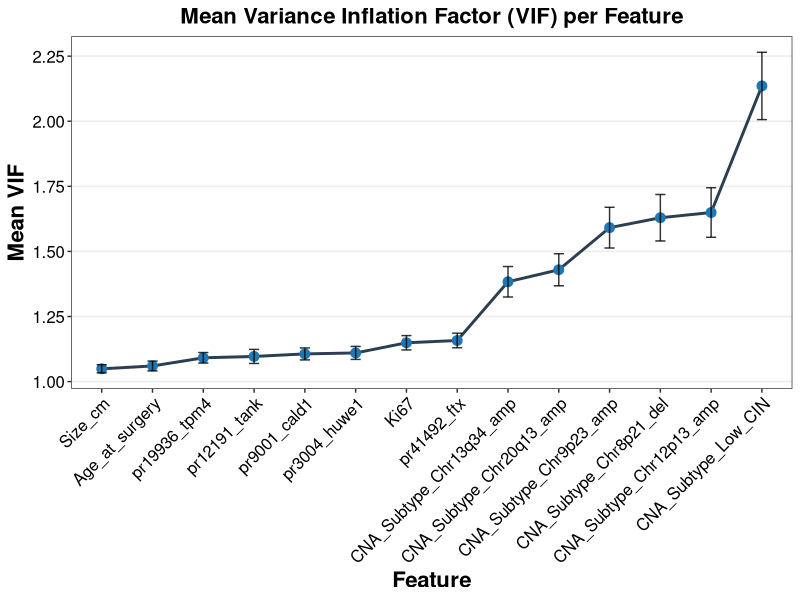
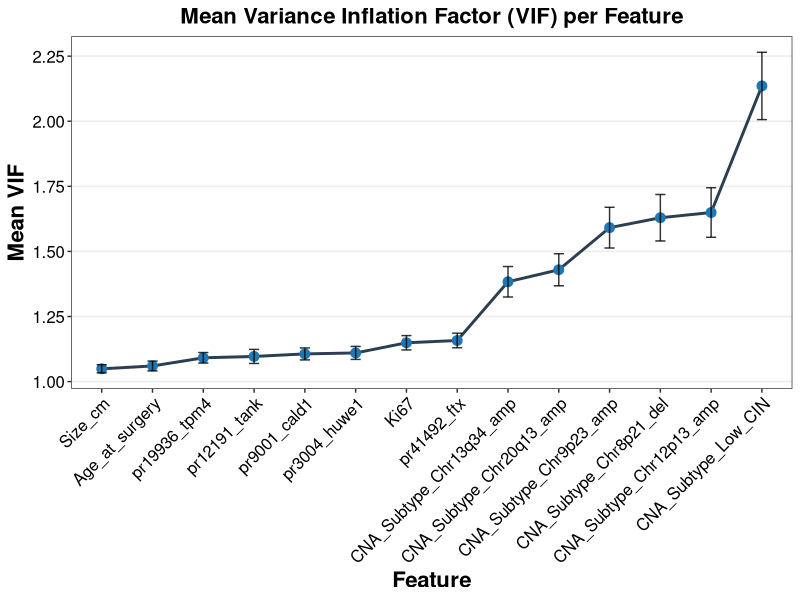

Write the R code that produced these figures, in order.
#### NOTE: This script contains the code used for calculating Mean Variance Inflation Factor (VIF) per feature & generate the Supplementary figure S5 ####

# Load required libraries
library(dplyr)
library(tidyverse)
library(ggplot2)

# Load the calculated VIF values dataframe
vif <- as.data.frame(read_csv('100_states_vif.csv'))

# Calculate the average VIF per feature
avg_vif <- aggregate(VIF ~ Feature, data = vif, FUN = mean)
sd_vif <- aggregate(VIF ~ Feature, data = vif, FUN = sd)

# Merge them together
vif_summary <- merge(avg_vif, sd_vif, by = "Feature")
colnames(vif_summary) <- c("Feature", "Mean_VIF", "SD_VIF")
vif_summary <- vif_summary[vif_summary$Feature != 'const',]  # Remove rows corresponding to constant

# Sort Feature factor levels by ascending Mean_VIF
vif_summary$Feature <- factor(vif_summary$Feature, levels = vif_summary$Feature[order(vif_summary$Mean_VIF)])

# Plot
p <- ggplot(vif_summary, aes(x = Feature, y = Mean_VIF, group = 1)) +
  geom_line(color = "#2C3E50", size = 1) +
  geom_point(size = 3, color = "#1F77B4") +
  geom_errorbar(aes(ymin = Mean_VIF - SD_VIF, ymax = Mean_VIF + SD_VIF), 
                width = 0.2, color = "black", alpha = 0.8) +
  theme_bw() +
  theme(
    axis.text.x = element_text(angle = 45, hjust = 1, size = 12, color = "black"),
    axis.text.y = element_text(size = 12, color = "black"),
    axis.title = element_text(size = 16, face = "bold"),
    plot.title = element_text(size = 16, face = "bold", hjust = 0.5),
    panel.grid.major.x = element_blank(),
    panel.grid.minor = element_blank()
  ) +
  labs(
    title = "Mean Variance Inflation Factor (VIF) per Feature",
    x = "Feature",
    y = "Mean VIF"
  )
p
ggsave("VIF_plot.png", plot = p, width = 8, height = 5, dpi = 1000)
##################################################################################
##################################################################################
